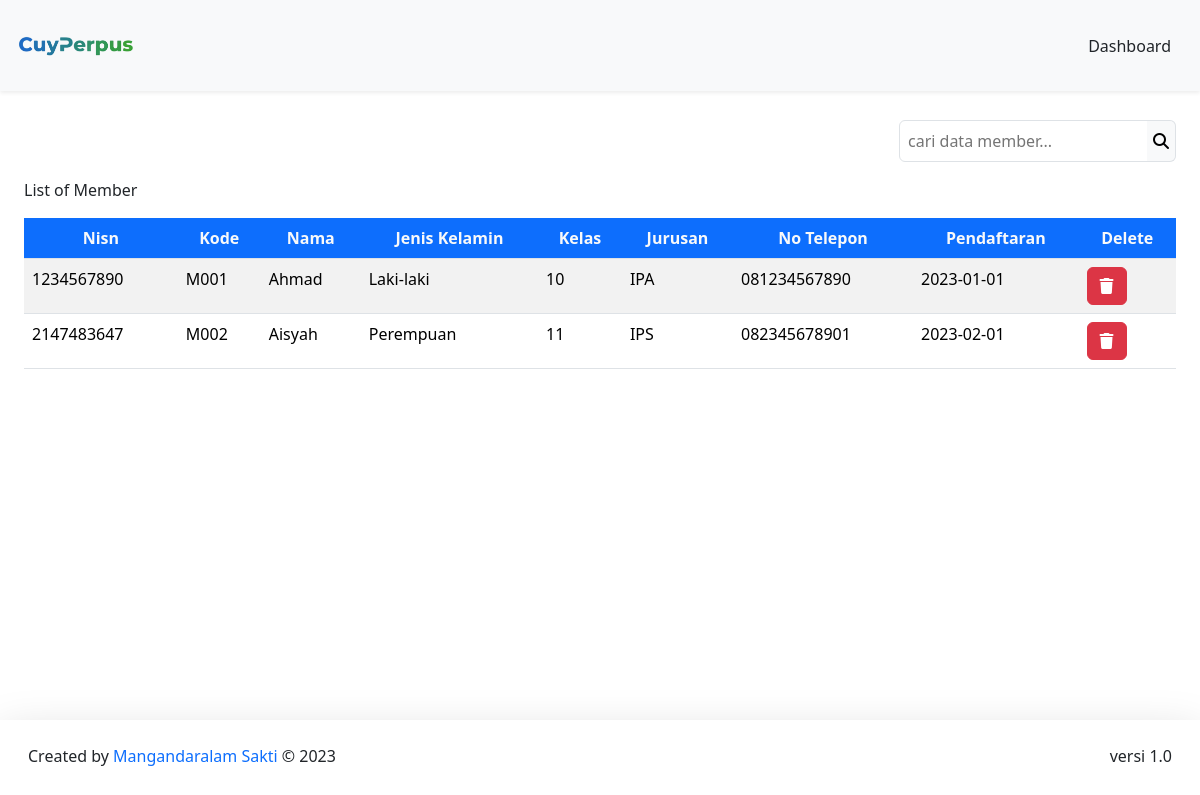
Page /sistemsekolah/DashboardAdmin/member/member.php (signed in) on the committed database.
### tables this page shows
CREATE TABLE `member` (
  `nisn` int(11) NOT NULL UNIQUE,
  `kode_member` varchar(12) NOT NULL UNIQUE,
  `nama` varchar(255) NOT NULL,
  `password` varchar(255) NOT NULL,
  `jenis_kelamin` varchar(20) NOT NULL,
  `kelas` varchar(5) NOT NULL,
  `jurusan` varchar(50) NOT NULL,
  `no_tlp` varchar(20) NOT NULL,
  `tgl_pendaftaran` date NOT NULL,
  PRIMARY KEY (`nisn`)
);

### sistemsekolah/config/config.php (called while the page is built, shortened)
<?php
$host = "127.0.0.1";
$username = "root";
$password = "";
$database_name = "perpustakaan";
$connection = mysqli_connect($host, $username, $password, $database_name);
function queryReadData($dataKategori) {
  global $connection;
  $result = mysqli_query($connection, $dataKategori);
  $items = [];
  while($item = mysqli_fetch_assoc($result)) {
    $items[] = $item;
  }
  return $items;
}
?>

### sistemsekolah/DashboardAdmin/member/member.php (the view, shortened to what this page needs)
<?php
require "../../config/config.php";
$member = queryReadData("SELECT * FROM member");
?>
<!DOCTYPE html>
<html lang="en">
  <head>
    <link href="https://cdn.jsdelivr.net/npm/bootstrap@5.3.2/dist/css/bootstrap.min.css" rel="stylesheet">
  </head>
  <body>
    <nav class="navbar fixed-top bg-body-tertiary shadow-sm">
      <div class="container-fluid p-3">
        <a class="navbar-brand" href="#">
          <img src="../../assets/logoNav.png" alt="logo" width="120px">
        </a>
        <a class="btn btn-tertiary" href="../dashboardAdmin.php">Dashboard</a>
      </div>
    </nav>
    <div class="p-4 mt-5">
     <form action="" method="post" class="mt-5">
       <div class="input-group d-flex justify-content-end mb-3">
         <input class="border p-2 rounded rounded-end-0 bg-tertiary" type="text" name="keyword" id="keyword" placeholder="cari data member...">
         <button class="border border-start-0 bg-light rounded rounded-start-0" type="submit" name="search"><i class="fa-solid fa-magnifying-glass"></i></button>
       </div>
      </form>
      <caption>List of Member</caption>
      <div class="table-responsive mt-3">
        <table class="table table-striped table-hover">
        <thead class="text-center">
          <tr>
            <th class="bg-primary text-light">Nisn</th>
            <th class="bg-primary text-light">Kode</th>
            <th class="bg-primary text-light">Nama</th>
            <th class="bg-primary text-light">Jenis Kelamin</th>
            <th class="bg-primary text-light">Kelas</th>
            <th class="bg-primary text-light">Jurusan</th>
            <th class="bg-primary text-light">No Telepon</th>
            <th class="bg-primary text-light">Pendaftaran</th>
            <th class="bg-primary text-light">Delete</th>
          </tr>
        </thead>
      <?php foreach($member as $item) : ?>
      <tr>
        <td><?=$item["nisn"];?></td>
        <td><?=$item["kode_member"];?></td>
        <td><?=$item["nama"];?></td>
        <td><?=$item["jenis_kelamin"];?></td>
        <td><?=$item["kelas"];?></td>
        <td><?=$item["jurusan"];?></td>
        <td><?=$item["no_tlp"];?></td>
        <td><?=$item["tgl_pendaftaran"];?></td>
        <td>
          <div class="action">
             <a href="deleteMember.php?id=<?= $item["nisn"]; ?>" class="btn btn-danger" onclick="return confirm('Yakin ingin menghapus data member ?');"><i class="fa-solid fa-trash"></i></a>
           </div>
        </td>
       </tr>
      <?php endforeach;?>
    </table>
    </div>
  </div>
    <footer class="fixed-bottom shadow-lg bg-subtle p-3">
      <div class="container-fluid d-flex justify-content-between">
      <p class="mt-2">Created by <span class="text-primary"> Mangandaralam Sakti</span> © 2023</p>
      <p class="mt-2">versi 1.0</p>
      </div>
    </footer>
  </body>
</html>

### rows in the picture
member: nisn "1234567890", kode_member "M001", nama "Ahmad", jenis_kelamin "Laki-laki", kelas "10", jurusan "IPA", no_tlp "081234567890", tgl_pendaftaran "2023-01-01"
member: nisn "2147483647", kode_member "M002", nama "Aisyah", jenis_kelamin "Perempuan", kelas "11", jurusan "IPS", no_tlp "082345678901", tgl_pendaftaran "2023-02-01"
